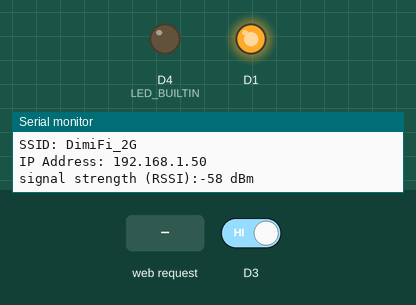
This sketch was run on a simulated ESP8266 (NodeMCU). Parts: output pins drawn as LEDs (lit = HIGH, except the on-board LED, lit = LOW), the last lines printed to the serial monitor. Dashed ring = blinking. Inputs (shaded band) come from the test bench; at power-on: D3 HIGH. WiFi joins after 1.5 s; servers stay silent unless stated.

Above: at 6.2 s.
6.3 s: D3 driven LOW
At 7.2 s:
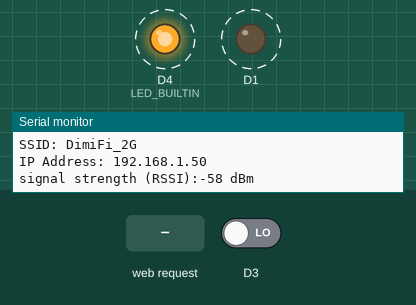
9.3 s: HTTP request GET /led.cgi?status=ON received
13.8 s: D3 driven HIGH
At 14.8 s:
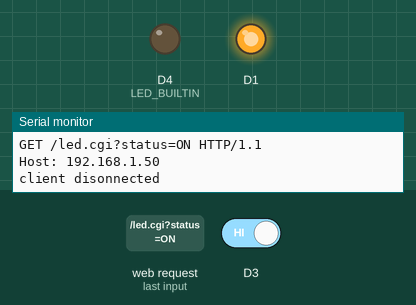
Timing chart, 0 to 16.3 s (numbered marks = the images above; inputs shaded):
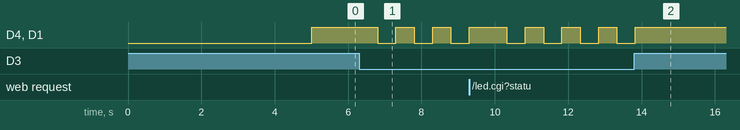

Measured:
- after the input at 6.3 s, D4 (LED_BUILTIN), D1: alternates HIGH for 0.50 s and LOW for 0.50 s, starting after 0.50 s
- after the input at 13.8 s, D4 (LED_BUILTIN), D1: goes on until 13.8 s, then stays HIGH

The sketch:

House-IOT.ino
```cpp
#include <SPI.h>
#include <ESP8266WiFi.h>

char ssid[] = "DimiFi_2G";
char pass[] = "newdimigo";
int keyIndex = 0;

int status = WL_IDLE_STATUS;

WiFiServer server(80);

void setup() {
  Serial.begin(9600);
  pinMode(LED_BUILTIN, OUTPUT);
//  pinMode(D3, INPUT_PULLUP);
  pinMode(D1, OUTPUT);
  status = WiFi.begin(ssid, pass);
  delay(5000);
  server.begin();
  printWifiStatus();
}

int check = 1;

void loop() {
  if (digitalRead(D3) == LOW) {
    check = !check;
    delay(500);
  }
  digitalWrite(LED_BUILTIN, check);
  digitalWrite(D1, check);
  WiFiClient client = server.available();
  if (client) {
    Serial.println("new client");
    //http 요청이 빈 라인으로 끝났을 때
    boolean currentLineIsBlank = true;
    String buffer = ""; //버퍼 선언
    while (client.connected()) {
      if (client.available()) {
        char c = client.read();
        buffer += c;    //버퍼 할당
        Serial.write(c);

        if (c == '\n' && currentLineIsBlank) {
          //표준 http 응답 헤더 전송 시작
          client.println("HTTP/1.1 200 OK");
          client.println("Content-Type: text/html");
          client.println("Connection: close");
          //client.println("Refresh: 5");
          client.println();
          client.println("<!DOCTYPE HTML>");
          client.println("<html>");
          client.println("<body>");
          client.println("<div style =\"text-align:center\">");

          //LED에 상황을 판단한후 상태를 알림
          if (check == 0) {
            client.println("<font size=800>Light is <font color='red'>ON</font>");
          } else {
            client.println("<font size=800>Light is <font color='black'>OFF</font>");
          }
          client.println("<br />");
          client.println("<FORM method=\"get\" action=\"/led.cgi\">");
          client.println("<P> <INPUT type=\"submit\" name=\"status\" value=\"ON\" style=\"font-size:150px;width:500px;height:300px\">");
          client.println("<p><p><INPUT type=\"submit\" name=\"status\" value=\"OFF\" style=\"font-size:150px;width:500px;height:300px\">");
          client.println("<br /><p><a href=\"/led.htm\">Dev. by Jimin Lee</a>");
          client.println("</body>");
          client.println("</div >");
          client.println("</html>");
          break;
        }
        if (c == '\n') {
          currentLineIsBlank = true;
          buffer = "";
        }
        else if ( c == '\r') {
          if (buffer.indexOf("GET /led.cgi?status=ON") >= 0) {
            check = 0;
          }

          //off를 선택했을 때
          if (buffer.indexOf("GET /led.cgi?status=OFF") >= 0) {
            check = 1;
          }
          //client.println("<a href=\"/led.htm\">Go to control-page</a>");
        }
        else { //if( c != '\r') {
          currentLineIsBlank = false;
        }
      }
    }
    delay(1);
    // close the connection:
    client.stop();
    Serial.println("client disonnected");
  }
}

void printWifiStatus() {
  Serial.print("SSID: ");
  Serial.println(WiFi.SSID());

  IPAddress ip = WiFi.localIP();
  Serial.print("IP Address: ");
  Serial.println(ip);

  long rssi = WiFi.RSSI();
  Serial.print("signal strength (RSSI):");
  Serial.print(rssi);
  Serial.println(" dBm");
}
```
